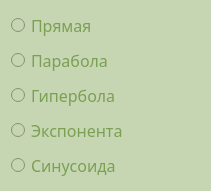
   <widget class="QWidget" name="layoutWidget">
    <property name="geometry">
     <rect>
      <x>20</x>
      <y>190</y>
      <width>211</width>
      <height>191</height>
     </rect>
    </property>
    <property name="palette">
     <palette>
      <active>
       <colorrole role="WindowText">
        <brush brushstyle="SolidPattern">
         <color alpha="255">
          <red>123</red>
          <green>159</green>
          <blue>83</blue>
         </color>
        </brush>
       </colorrole>
       <colorrole role="Button">
        <brush brushstyle="SolidPattern">
         <color alpha="255">
          <red>198</red>
          <green>214</green>
          <blue>178</blue>
         </color>
        </brush>
       </colorrole>
       <colorrole role="Text">
        <brush brushstyle="SolidPattern">
         <color alpha="255">
          <red>123</red>
          <green>159</green>
          <blue>83</blue>
         </color>
        </brush>
       </colorrole>
       <colorrole role="Base">
        <brush brushstyle="SolidPattern">
         <color alpha="255">
          <red>198</red>
          <green>214</green>
          <blue>178</blue>
         </color>
        </brush>
       </colorrole>
       <colorrole role="Window">
        <brush brushstyle="SolidPattern">
         <color alpha="255">
          <red>198</red>
          <green>214</green>
          <blue>178</blue>
         </color>
        </brush>
       </colorrole>
      </active>
      <inactive>
       <colorrole role="WindowText">
        <brush brushstyle="SolidPattern">
         <color alpha="255">
          <red>123</red>
          <green>159</green>
          <blue>83</blue>
         </color>
        </brush>
       </colorrole>
       <colorrole role="Button">
        <brush brushstyle="SolidPattern">
         <color alpha="255">
          <red>198</red>
          <green>214</green>
          <blue>178</blue>
         </color>
        </brush>
       </colorrole>
       <colorrole role="Text">
        <brush brushstyle="SolidPattern">
         <color alpha="255">
          <red>123</red>
          <green>159</green>
          <blue>83</blue>
         </color>
        </brush>
       </colorrole>
       <colorrole role="Base">
        <brush brushstyle="SolidPattern">
         <color alpha="255">
          <red>198</red>
          <green>214</green>
          <blue>178</blue>
         </color>
        </brush>
       </colorrole>
       <colorrole role="Window">
        <brush brushstyle="SolidPattern">
         <color alpha="255">
          <red>198</red>
          <green>214</green>
          <blue>178</blue>
         </color>
        </brush>
       </colorrole>
      </inactive>
      <disabled>
       <colorrole role="WindowText">
        <brush brushstyle="SolidPattern">
         <color alpha="255">
          <red>120</red>
          <green>120</green>
          <blue>120</blue>
         </color>
        </brush>
       </colorrole>
       <colorrole role="Button">
        <brush brushstyle="SolidPattern">
         <color alpha="255">
          <red>198</red>
          <green>214</green>
          <blue>178</blue>
         </color>
        </brush>
       </colorrole>
       <colorrole role="Text">
        <brush brushstyle="SolidPattern">
         <color alpha="255">
          <red>120</red>
          <green>120</green>
          <blue>120</blue>
         </color>
        </brush>
       </colorrole>
       <colorrole role="Base">
        <brush brushstyle="SolidPattern">
         <color alpha="255">
          <red>198</red>
          <green>214</green>
          <blue>178</blue>
         </color>
        </brush>
       </colorrole>
       <colorrole role="Window">
        <brush brushstyle="SolidPattern">
         <color alpha="255">
          <red>198</red>
          <green>214</green>
          <blue>178</blue>
         </color>
        </brush>
       </colorrole>
      </disabled>
     </palette>
    </property>
    <property name="font">
     <font>
      <family>Franklin Gothic Heavy</family>
      <pointsize>12</pointsize>
     </font>
    </property>
    <layout class="QVBoxLayout" name="verticalLayout">
     <item>
      <widget class="QRadioButton" name="HR1button">
       <property name="palette">
        <palette>
         <active>
          <colorrole role="WindowText">
           <brush brushstyle="SolidPattern">
            <color alpha="255">
             <red>123</red>
             <green>159</green>
             <blue>83</blue>
            </color>
           </brush>
          </colorrole>
          <colorrole role="Button">
           <brush brushstyle="SolidPattern">
            <color alpha="255">
             <red>198</red>
             <green>214</green>
             <blue>178</blue>
            </color>
           </brush>
          </colorrole>
          <colorrole role="Text">
           <brush brushstyle="SolidPattern">
            <color alpha="255">
             <red>123</red>
             <green>159</green>
             <blue>83</blue>
            </color>
           </brush>
          </colorrole>
          <colorrole role="Base">
           <brush brushstyle="SolidPattern">
            <color alpha="255">
             <red>198</red>
             <green>214</green>
             <blue>178</blue>
            </color>
           </brush>
          </colorrole>
          <colorrole role="Window">
           <brush brushstyle="SolidPattern">
            <color alpha="255">
             <red>198</red>
             <green>214</green>
             <blue>178</blue>
            </color>
           </brush>
          </colorrole>
         </active>
         <inactive>
          <colorrole role="WindowText">
           <brush brushstyle="SolidPattern">
            <color alpha="255">
             <red>123</red>
             <green>159</green>
             <blue>83</blue>
            </color>
           </brush>
          </colorrole>
          <colorrole role="Button">
           <brush brushstyle="SolidPattern">
            <color alpha="255">
             <red>198</red>
             <green>214</green>
             <blue>178</blue>
            </color>
           </brush>
          </colorrole>
          <colorrole role="Text">
           <brush brushstyle="SolidPattern">
            <color alpha="255">
             <red>123</red>
             <green>159</green>
             <blue>83</blue>
            </color>
           </brush>
          </colorrole>
          <colorrole role="Base">
           <brush brushstyle="SolidPattern">
            <color alpha="255">
             <red>198</red>
             <green>214</green>
             <blue>178</blue>
            </color>
           </brush>
          </colorrole>
          <colorrole role="Window">
           <brush brushstyle="SolidPattern">
            <color alpha="255">
             <red>198</red>
             <green>214</green>
             <blue>178</blue>
            </color>
           </brush>
          </colorrole>
         </inactive>
         <disabled>
          <colorrole role="WindowText">
           <brush brushstyle="SolidPattern">
            <color alpha="255">
             <red>120</red>
             <green>120</green>
             <blue>120</blue>
            </color>
           </brush>
          </colorrole>
          <colorrole role="Button">
           <brush brushstyle="SolidPattern">
            <color alpha="255">
             <red>198</red>
             <green>214</green>
             <blue>178</blue>
            </color>
           </brush>
          </colorrole>
          <colorrole role="Text">
           <brush brushstyle="SolidPattern">
            <color alpha="255">
             <red>120</red>
             <green>120</green>
             <blue>120</blue>
            </color>
           </brush>
          </colorrole>
          <colorrole role="Base">
           <brush brushstyle="SolidPattern">
            <color alpha="255">
             <red>198</red>
             <green>214</green>
             <blue>178</blue>
            </color>
           </brush>
          </colorrole>
          <colorrole role="Window">
           <brush brushstyle="SolidPattern">
            <color alpha="255">
             <red>198</red>
             <green>214</green>
             <blue>178</blue>
            </color>
           </brush>
          </colorrole>
         </disabled>
        </palette>
       </property>
       <property name="font">
        <font>
         <family>Franklin Gothic Heavy</family>
         <pointsize>12</pointsize>
        </font>
       </property>
       <property name="text">
        <string>Прямая</string>
       </property>
       <property name="checkable">
        <bool>true</bool>
       </property>
       <property name="checked">
        <bool>false</bool>
       </property>
      </widget>
     </item>
     <item>
      <widget class="QRadioButton" name="HR2button">
       <property name="palette">
        <palette>
         <active>
          <colorrole role="WindowText">
           <brush brushstyle="SolidPattern">
            <color alpha="255">
             <red>123</red>
             <green>159</green>
             <blue>83</blue>
            </color>
           </brush>
          </colorrole>
          <colorrole role="Button">
           <brush brushstyle="SolidPattern">
            <color alpha="255">
             <red>198</red>
             <green>214</green>
             <blue>178</blue>
            </color>
           </brush>
          </colorrole>
          <colorrole role="Text">
           <brush brushstyle="SolidPattern">
            <color alpha="255">
             <red>123</red>
             <green>159</green>
             <blue>83</blue>
            </color>
           </brush>
          </colorrole>
          <colorrole role="Base">
           <brush brushstyle="SolidPattern">
            <color alpha="255">
             <red>198</red>
             <green>214</green>
             <blue>178</blue>
            </color>
           </brush>
          </colorrole>
          <colorrole role="Window">
           <brush brushstyle="SolidPattern">
            <color alpha="255">
             <red>198</red>
             <green>214</green>
             <blue>178</blue>
            </color>
           </brush>
          </colorrole>
         </active>
         <inactive>
          <colorrole role="WindowText">
           <brush brushstyle="SolidPattern">
            <color alpha="255">
             <red>123</red>
             <green>159</green>
             <blue>83</blue>
            </color>
           </brush>
          </colorrole>
          <colorrole role="Button">
           <brush brushstyle="SolidPattern">
            <color alpha="255">
             <red>198</red>
             <green>214</green>
             <blue>178</blue>
            </color>
           </brush>
          </colorrole>
          <colorrole role="Text">
           <brush brushstyle="SolidPattern">
            <color alpha="255">
             <red>123</red>
             <green>159</green>
             <blue>83</blue>
            </color>
           </brush>
          </colorrole>
          <colorrole role="Base">
           <brush brushstyle="SolidPattern">
            <color alpha="255">
             <red>198</red>
             <green>214</green>
             <blue>178</blue>
            </color>
           </brush>
          </colorrole>
          <colorrole role="Window">
           <brush brushstyle="SolidPattern">
            <color alpha="255">
             <red>198</red>
             <green>214</green>
             <blue>178</blue>
            </color>
           </brush>
          </colorrole>
         </inactive>
         <disabled>
          <colorrole role="WindowText">
           <brush brushstyle="SolidPattern">
            <color alpha="255">
             <red>120</red>
             <green>120</green>
             <blue>120</blue>
            </color>
           </brush>
          </colorrole>
          <colorrole role="Button">
           <brush brushstyle="SolidPattern">
            <color alpha="255">
             <red>198</red>
             <green>214</green>
             <blue>178</blue>
            </color>
           </brush>
          </colorrole>
          <colorrole role="Text">
           <brush brushstyle="SolidPattern">
            <color alpha="255">
             <red>120</red>
             <green>120</green>
             <blue>120</blue>
            </color>
           </brush>
          </colorrole>
          <colorrole role="Base">
           <brush brushstyle="SolidPattern">
            <color alpha="255">
             <red>198</red>
             <green>214</green>
             <blue>178</blue>
            </color>
           </brush>
          </colorrole>
          <colorrole role="Window">
           <brush brushstyle="SolidPattern">
            <color alpha="255">
             <red>198</red>
             <green>214</green>
             <blue>178</blue>
            </color>
           </brush>
          </colorrole>
         </disabled>
        </palette>
       </property>
       <property name="font">
        <font>
         <family>Franklin Gothic Heavy</family>
         <pointsize>12</pointsize>
        </font>
       </property>
       <property name="text">
        <string>Парабола</string>
       </property>
       <property name="checkable">
        <bool>true</bool>
       </property>
       <property name="checked">
        <bool>false</bool>
       </property>
      </widget>
     </item>
     <item>
      <widget class="QRadioButton" name="HR3button">
       <property name="palette">
        <palette>
         <active>
          <colorrole role="WindowText">
           <brush brushstyle="SolidPattern">
            <color alpha="255">
             <red>123</red>
             <green>159</green>
             <blue>83</blue>
            </color>
           </brush>
          </colorrole>
          <colorrole role="Button">
           <brush brushstyle="SolidPattern">
            <color alpha="255">
             <red>198</red>
             <green>214</green>
             <blue>178</blue>
            </color>
           </brush>
          </colorrole>
          <colorrole role="Text">
           <brush brushstyle="SolidPattern">
            <color alpha="255">
             <red>123</red>
             <green>159</green>
             <blue>83</blue>
            </color>
           </brush>
          </colorrole>
          <colorrole role="Base">
           <brush brushstyle="SolidPattern">
            <color alpha="255">
             <red>198</red>
             <green>214</green>
             <blue>178</blue>
            </color>
           </brush>
          </colorrole>
          <colorrole role="Window">
           <brush brushstyle="SolidPattern">
            <color alpha="255">
             <red>198</red>
             <green>214</green>
             <blue>178</blue>
            </color>
           </brush>
          </colorrole>
         </active>
         <inactive>
          <colorrole role="WindowText">
           <brush brushstyle="SolidPattern">
            <color alpha="255">
             <red>123</red>
             <green>159</green>
             <blue>83</blue>
            </color>
           </brush>
          </colorrole>
          <colorrole role="Button">
           <brush brushstyle="SolidPattern">
            <color alpha="255">
             <red>198</red>
             <green>214</green>
             <blue>178</blue>
            </color>
           </brush>
          </colorrole>
          <colorrole role="Text">
           <brush brushstyle="SolidPattern">
            <color alpha="255">
             <red>123</red>
             <green>159</green>
             <blue>83</blue>
            </color>
           </brush>
          </colorrole>
          <colorrole role="Base">
           <brush brushstyle="SolidPattern">
            <color alpha="255">
             <red>198</red>
             <green>214</green>
             <blue>178</blue>
            </color>
           </brush>
          </colorrole>
          <colorrole role="Window">
           <brush brushstyle="SolidPattern">
            <color alpha="255">
             <red>198</red>
             <green>214</green>
             <blue>178</blue>
            </color>
           </brush>
          </colorrole>
         </inactive>
         <disabled>
          <colorrole role="WindowText">
           <brush brushstyle="SolidPattern">
            <color alpha="255">
             <red>120</red>
             <green>120</green>
             <blue>120</blue>
            </color>
           </brush>
          </colorrole>
          <colorrole role="Button">
           <brush brushstyle="SolidPattern">
            <color alpha="255">
             <red>198</red>
             <green>214</green>
             <blue>178</blue>
            </color>
           </brush>
          </colorrole>
          <colorrole role="Text">
           <brush brushstyle="SolidPattern">
            <color alpha="255">
             <red>120</red>
             <green>120</green>
             <blue>120</blue>
            </color>
           </brush>
          </colorrole>
          <colorrole role="Base">
           <brush brushstyle="SolidPattern">
            <color alpha="255">
             <red>198</red>
             <green>214</green>
             <blue>178</blue>
            </color>
           </brush>
          </colorrole>
          <colorrole role="Window">
           <brush brushstyle="SolidPattern">
            <color alpha="255">
             <red>198</red>
             <green>214</green>
             <blue>178</blue>
            </color>
           </brush>
          </colorrole>
         </disabled>
        </palette>
       </property>
       <property name="font">
        <font>
         <family>Franklin Gothic Heavy</family>
         <pointsize>12</pointsize>
        </font>
       </property>
       <property name="text">
        <string>Гипербола</string>
       </property>
       <property name="checkable">
        <bool>true</bool>
       </property>
       <property name="checked">
        <bool>false</bool>
       </property>
      </widget>
     </item>
     <item>
      <widget class="QRadioButton" name="HR4button">
       <property name="palette">
        <palette>
         <active>
          <colorrole role="WindowText">
           <brush brushstyle="SolidPattern">
            <color alpha="255">
             <red>123</red>
             <green>159</green>
             <blue>83</blue>
            </color>
           </brush>
          </colorrole>
          <colorrole role="Button">
           <brush brushstyle="SolidPattern">
            <color alpha="255">
             <red>198</red>
             <green>214</green>
             <blue>178</blue>
            </color>
           </brush>
          </colorrole>
          <colorrole role="Text">
           <brush brushstyle="SolidPattern">
            <color alpha="255">
             <red>123</red>
             <green>159</green>
             <blue>83</blue>
            </color>
           </brush>
          </colorrole>
          <colorrole role="Base">
           <brush brushstyle="SolidPattern">
            <color alpha="255">
             <red>198</red>
             <green>214</green>
             <blue>178</blue>
            </color>
           </brush>
          </colorrole>
          <colorrole role="Window">
           <brush brushstyle="SolidPattern">
            <color alpha="255">
             <red>198</red>
             <green>214</green>
             <blue>178</blue>
            </color>
           </brush>
          </colorrole>
         </active>
         <inactive>
          <colorrole role="WindowText">
           <brush brushstyle="SolidPattern">
            <color alpha="255">
             <red>123</red>
             <green>159</green>
             <blue>83</blue>
            </color>
           </brush>
          </colorrole>
          <colorrole role="Button">
           <brush brushstyle="SolidPattern">
            <color alpha="255">
             <red>198</red>
             <green>214</green>
             <blue>178</blue>
            </color>
           </brush>
          </colorrole>
          <colorrole role="Text">
           <brush brushstyle="SolidPattern">
            <color alpha="255">
             <red>123</red>
             <green>159</green>
             <blue>83</blue>
            </color>
           </brush>
          </colorrole>
          <colorrole role="Base">
           <brush brushstyle="SolidPattern">
            <color alpha="255">
             <red>198</red>
             <green>214</green>
             <blue>178</blue>
            </color>
           </brush>
          </colorrole>
          <colorrole role="Window">
           <brush brushstyle="SolidPattern">
            <color alpha="255">
             <red>198</red>
             <green>214</green>
             <blue>178</blue>
            </color>
           </brush>
          </colorrole>
         </inactive>
         <disabled>
          <colorrole role="WindowText">
           <brush brushstyle="SolidPattern">
            <color alpha="255">
             <red>120</red>
             <green>120</green>
             <blue>120</blue>
            </color>
           </brush>
          </colorrole>
          <colorrole role="Button">
           <brush brushstyle="SolidPattern">
            <color alpha="255">
             <red>198</red>
             <green>214</green>
             <blue>178</blue>
            </color>
           </brush>
          </colorrole>
          <colorrole role="Text">
           <brush brushstyle="SolidPattern">
            <color alpha="255">
             <red>120</red>
             <green>120</green>
             <blue>120</blue>
            </color>
           </brush>
          </colorrole>
          <colorrole role="Base">
           <brush brushstyle="SolidPattern">
            <color alpha="255">
             <red>198</red>
             <green>214</green>
             <blue>178</blue>
            </color>
           </brush>
          </colorrole>
          <colorrole role="Window">
           <brush brushstyle="SolidPattern">
            <color alpha="255">
             <red>198</red>
             <green>214</green>
             <blue>178</blue>
            </color>
           </brush>
          </colorrole>
         </disabled>
        </palette>
       </property>
       <property name="font">
        <font>
         <family>Franklin Gothic Heavy</family>
         <pointsize>12</pointsize>
        </font>
       </property>
       <property name="text">
        <string>Экспонента</string>
       </property>
       <property name="checkable">
        <bool>true</bool>
       </property>
       <property name="checked">
        <bool>false</bool>
       </property>
      </widget>
     </item>
     <item>
      <widget class="QRadioButton" name="HR5button">
       <property name="palette">
        <palette>
         <active>
          <colorrole role="WindowText">
           <brush brushstyle="SolidPattern">
            <color alpha="255">
             <red>123</red>
             <green>159</green>
             <blue>83</blue>
            </color>
           </brush>
          </colorrole>
          <colorrole role="Button">
           <brush brushstyle="SolidPattern">
            <color alpha="255">
             <red>198</red>
             <green>214</green>
             <blue>178</blue>
            </color>
           </brush>
          </colorrole>
          <colorrole role="Text">
           <brush brushstyle="SolidPattern">
            <color alpha="255">
             <red>123</red>
             <green>159</green>
             <blue>83</blue>
            </color>
           </brush>
          </colorrole>
          <colorrole role="Base">
           <brush brushstyle="SolidPattern">
            <color alpha="255">
             <red>198</red>
             <green>214</green>
             <blue>178</blue>
            </color>
           </brush>
          </colorrole>
          <colorrole role="Window">
           <brush brushstyle="SolidPattern">
            <color alpha="255">
             <red>198</red>
             <green>214</green>
             <blue>178</blue>
            </color>
           </brush>
          </colorrole>
         </active>
         <inactive>
          <colorrole role="WindowText">
           <brush brushstyle="SolidPattern">
            <color alpha="255">
             <red>123</red>
             <green>159</green>
             <blue>83</blue>
            </color>
           </brush>
          </colorrole>
          <colorrole role="Button">
           <brush brushstyle="SolidPattern">
            <color alpha="255">
             <red>198</red>
             <green>214</green>
             <blue>178</blue>
            </color>
           </brush>
          </colorrole>
          <colorrole role="Text">
           <brush brushstyle="SolidPattern">
            <color alpha="255">
             <red>123</red>
             <green>159</green>
             <blue>83</blue>
            </color>
           </brush>
          </colorrole>
          <colorrole role="Base">
           <brush brushstyle="SolidPattern">
            <color alpha="255">
             <red>198</red>
             <green>214</green>
             <blue>178</blue>
            </color>
           </brush>
          </colorrole>
          <colorrole role="Window">
           <brush brushstyle="SolidPattern">
            <color alpha="255">
             <red>198</red>
             <green>214</green>
             <blue>178</blue>
            </color>
           </brush>
          </colorrole>
         </inactive>
         <disabled>
          <colorrole role="WindowText">
           <brush brushstyle="SolidPattern">
            <color alpha="255">
             <red>120</red>
             <green>120</green>
             <blue>120</blue>
            </color>
           </brush>
          </colorrole>
          <colorrole role="Button">
           <brush brushstyle="SolidPattern">
            <color alpha="255">
             <red>198</red>
             <green>214</green>
             <blue>178</blue>
            </color>
           </brush>
          </colorrole>
          <colorrole role="Text">
           <brush brushstyle="SolidPattern">
            <color alpha="255">
             <red>120</red>
             <green>120</green>
             <blue>120</blue>
            </color>
           </brush>
          </colorrole>
          <colorrole role="Base">
           <brush brushstyle="SolidPattern">
            <color alpha="255">
             <red>198</red>
             <green>214</green>
             <blue>178</blue>
            </color>
           </brush>
          </colorrole>
          <colorrole role="Window">
           <brush brushstyle="SolidPattern">
            <color alpha="255">
             <red>198</red>
             <green>214</green>
             <blue>178</blue>
            </color>
           </brush>
          </colorrole>
         </disabled>
        </palette>
       </property>
       <property name="font">
        <font>
         <family>Franklin Gothic Heavy</family>
         <pointsize>12</pointsize>
        </font>
       </property>
       <property name="text">
        <string>Синусоида</string>
       </property>
       <property name="checkable">
        <bool>true</bool>
       </property>
       <property name="checked">
        <bool>false</bool>
       </property>
      </widget>
     </item>
    </layout>
   </widget>
